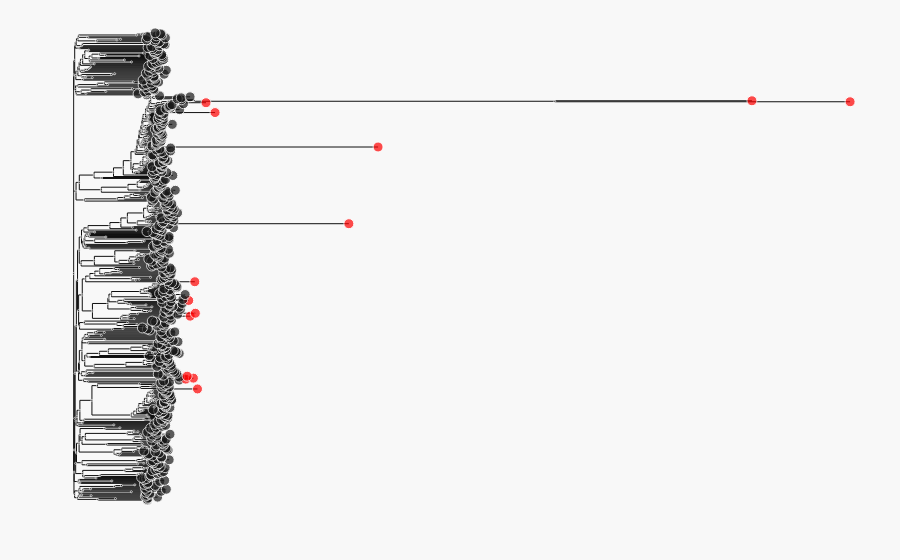

Notebook cell for this chart:
### Code cell
node_color_dict = {acc:'red' for acc in outliers}
tree_003_outliers = jw_draw_tree.create_tree(tree_003, node_color_dict=node_color_dict)
go.Figure(tree_003_outliers)
